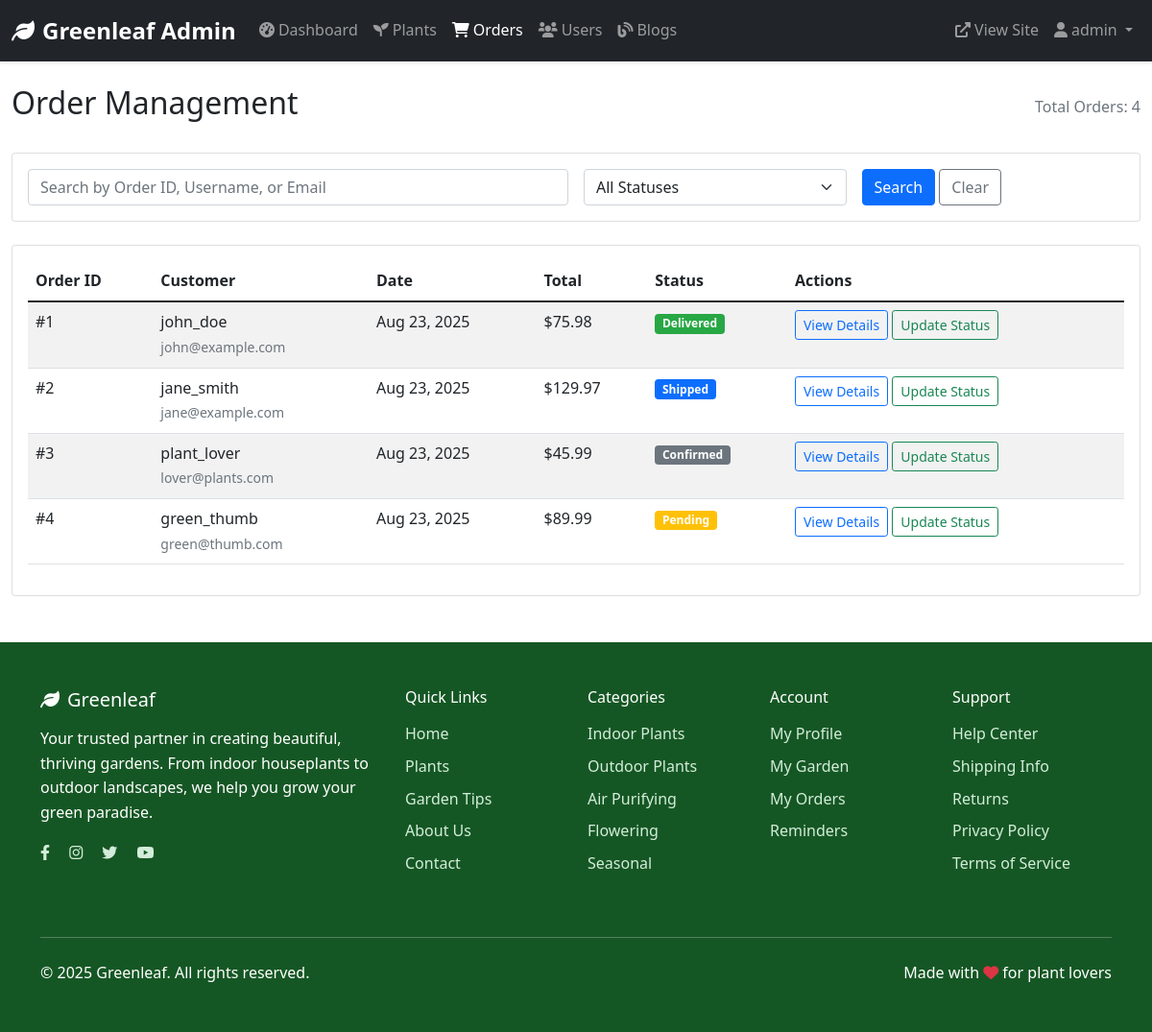
The app's page /admin/orders.php (signed in) with its own data.
### tables this page shows
CREATE TABLE `orders` (
  `order_id` int(11) NOT NULL,
  `user_id` int(11) NOT NULL,
  `order_date` timestamp NOT NULL DEFAULT current_timestamp(),
  `total_amount` decimal(10,2) NOT NULL,
  `status` enum('pending','confirmed','shipped','delivered','cancelled') DEFAULT 'pending',
  `shipping_address` text DEFAULT NULL,
  `notes` text DEFAULT NULL
);

CREATE TABLE `users` (
  `user_id` int(11) NOT NULL,
  `username` varchar(50) NOT NULL,
  `email` varchar(100) NOT NULL,
  `password_hash` varchar(255) NOT NULL,
  `profile_image` varchar(255) DEFAULT 'default-avatar.jpg',
  `full_name` varchar(100) DEFAULT NULL,
  `phone` varchar(20) DEFAULT NULL,
  `address` text DEFAULT NULL,
  `role` enum('user','admin') DEFAULT 'user',
  `created_at` timestamp NOT NULL DEFAULT current_timestamp(),
  `updated_at` timestamp NOT NULL DEFAULT current_timestamp() ON UPDATE current_timestamp()
);

### admin/orders.php (the view, shortened to what this page needs)
<?php
$database = new Database();
$db = $database->getConnection();
$search = isset($_GET['search']) ? $_GET['search'] : '';
$page = isset($_GET['page']) ? (int)$_GET['page'] : 1;
$per_page = 10;
$offset = ($page - 1) * $per_page;
$where_conditions = [];
$params = [];
$param_types = '';
$where_clause = !empty($where_conditions) ? 'WHERE ' . implode(' AND ', $where_conditions) : '';
$count_query = "SELECT COUNT(*) as total FROM orders o
                JOIN users u ON o.user_id = u.user_id
                $where_clause";
$count_stmt = $db->prepare($count_query);
$count_stmt->execute();
$total_orders = $count_stmt->get_result()->fetch_assoc()['total'];
$query = "SELECT o.*, u.username, u.email
          FROM orders o
          JOIN users u ON o.user_id = u.user_id
          $where_clause
          ORDER BY o.order_date DESC
          LIMIT ? OFFSET ?";
$params[] = $per_page;
$params[] = $offset;
$param_types .= 'ii';
$stmt = $db->prepare($query);
if (!empty($params)) {
    $stmt->bind_param($param_types, ...$params);
}
$stmt->execute();
$orders = $stmt->get_result();
include 'includes/admin-header.php';
?>
<div class="container-fluid mt-4">
    <div class="row">
        <div class="col-12">
            <div class="d-flex justify-content-between align-items-center mb-4">
                <h2>Order Management</h2>
                <div class="text-muted">
                    Total Orders: <?php echo $total_orders; ?>
                </div>
            </div>
            <div class="card mb-4">
                <div class="card-body">
                    <form method="GET" class="row g-3">
                        <div class="col-md-6">
                            <input type="text" class="form-control" name="search"
                                   placeholder="Search by Order ID, Username, or Email"
                                   value="<?php echo htmlspecialchars($search); ?>">
                        </div>
                        <div class="col-md-3">
                            <select name="status" class="form-select">
                                <option value="">All Statuses</option>
                            </select>
                        </div>
                        <div class="col-md-3">
                            <button type="submit" class="btn btn-primary">Search</button>
                            <a href="orders.php" class="btn btn-outline-secondary">Clear</a>
                        </div>
                    </form>
                </div>
            </div>
            <div class="card">
                <div class="card-body">
                    <div class="table-responsive">
                        <table class="table table-striped">
                            <thead>
                                <tr>
                                    <th>Order ID</th>
                                    <th>Customer</th>
                                    <th>Date</th>
                                    <th>Total</th>
                                    <th>Status</th>
                                    <th>Actions</th>
                                </tr>
                            </thead>
                            <tbody>
                                <?php while ($order = $orders->fetch_assoc()): ?>
                                <tr>
                                    <td>#<?php echo $order['order_id']; ?></td>
                                    <td>
                                        <div><?php echo htmlspecialchars($order['username']); ?></div>
                                        <small class="text-muted"><?php echo htmlspecialchars($order['email']); ?></small>
                                    </td>
                                    <td><?php echo date('M j, Y', strtotime($order['order_date'])); ?></td>
                                    <td>$<?php echo number_format($order['total_amount'], 2); ?></td>
                                    <td>
                                        <span class="badge bg-<?php
                                            echo match($order['status']) {
                                                'pending' => 'warning',
                                                'processing' => 'info',
                                                'shipped' => 'primary',
                                                'delivered' => 'success',
                                                'cancelled' => 'danger',
                                                default => 'secondary'
                                            };
                                        ?>">
                                            <?php echo ucfirst($order['status']); ?>
                                        </span>
                                    </td>
                                    <td>
                                        <button class="btn btn-sm btn-outline-primary"
                                                onclick="viewOrderDetails(<?php echo $order['order_id']; ?>)">
                                            View Details
                                        </button>
                                        <button class="btn btn-sm btn-outline-success"
                                                onclick="updateOrderStatus(<?php echo $order['order_id']; ?>, '<?php echo $order['status']; ?>')">
                                            Update Status
                                        </button>
                                    </td>
                                </tr>
                                <?php endwhile; ?>
                            </tbody>
                        </table>
                    </div>
                </div>
            </div>
        </div>
    </div>
</div>
<?php include '../includes/footer.php'; ?>

### assets/css/style.css (style rules this page uses)
:root { --primary-green: #28a745; --secondary-green: #20c997; --dark-green: #155724; --light-green: #d4edda; --accent-orange: #fd7e14; }
.bg-success { background-color: var(--primary-green) !important; }

### records on screen
orders: order_id "1", user.username "john_doe", user.email "john@example.com", order_date "Aug 23, 2025", total_amount "75.98", status "Delivered"
orders: order_id "2", user.username "jane_smith", user.email "jane@example.com", order_date "Aug 23, 2025", total_amount "129.97", status "Shipped"
orders: order_id "3", user.username "plant_lover", user.email "lover@plants.com", order_date "Aug 23, 2025", total_amount "45.99", status "Confirmed"
orders: order_id "4", user.username "green_thumb", user.email "green@thumb.com", order_date "Aug 23, 2025", total_amount "89.99", status "Pending"

### other values on screen
SITE_NAME "Greenleaf"
$_SESSION['username'] "admin"
$total_orders "4"
